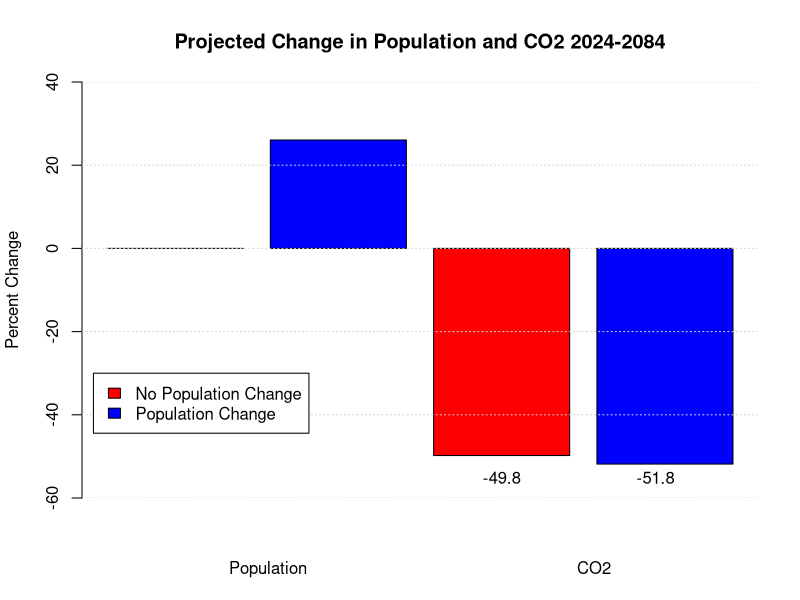

The R script that drew this image:
## ---- chunk 1
knitr::opts_chunk$set(echo = TRUE)
## ---- chunk 2
million = 10^6
N_2024.vec = c("lic" = 649, "lmic" = 3288, "umic" = 2792, "hic" = 1233)*million
R.vec = c("lic" = 0.0170, "lmic" = 0.0061, "umic" =  -0.0035, "hic" = 0.0000)

pop_table = rbind(N_2024.vec, R.vec)
## format first row with commas
pop_table[1,] <- formatC(pop_table[1,], format = "f", big.mark = ",", digits = 0)

print(pop_table)

## ---- chunk 3
y_2024.vec = c("lic" = 726, "lmic" = 2521, "umic" = 10528, "hic" = 52178)
g.vec = c("lic" = 0.030, "lmic" = 0.025, "umic" =  0.020, "hic" = 0.005)
econ_table = rbind(y_2024.vec, g.vec)
print(econ_table)
## ---- chunk 4
#CO2/dollar 2024
c_2024.vec = c("lic" = 2/10000, "lmic" = 5/10000, "umic" = 5/7500, "hic" = 2/10000)
per_capita_reductions_2084.vec = c("lic" = 0.49, "lmic" = 0.76, "umic" = 0.6, "hic" = 0.27)

t=60


#CO2/dollar 2084
N_2084.vec = N_2024.vec * exp(R.vec * t)
y_2084.vec = y_2024.vec * exp(g.vec * t)

c_2084.vec = per_capita_reductions_2084.vec * c_2024.vec * N_2024.vec * y_2024.vec / (N_2024.vec * y_2084.vec)

#Carbon Intensity Reduction Rates
sp.vec = log(c_2084.vec/c_2024.vec)/60



#c_2084.vec = c_2024.vec * exp(s.vec * t)

#c_2084.vec = 
#s.vec = c("lic" = -.042, "lmic" = -.03, "umic" = -.029, "hic" = -.027)
#s.vec = 
emissions_table = rbind(c_2024.vec, sp.vec)
print(emissions_table)
#exp(60*s.vec)
## ---- chunk 5

C_2024.vec = N_2024.vec * y_2024.vec * c_2024.vec
print(C_2024.vec)

C_2024_world = sum(C_2024.vec)

## we should get 30-something billion tons per year
billion = 10^9
C_2024_world/billion
## ---- chunk 6
t = 60
N_2084.vec = N_2024.vec * exp(R.vec * t)
y_2084.vec = y_2024.vec * exp(g.vec * t)
c_2084.vec = c_2024.vec * exp(sp.vec * t)


C_2084.vec = N_2084.vec * y_2084.vec * c_2084.vec
C_2084_world = sum(C_2084.vec)
carbon_world_ratio_2084_to_2024 = C_2084_world/C_2024_world

## ---- chunk 7
counterfactual_R.vec = c("lic" = 0,"lmic" = 0,"umic" = 0,"hic" = 0) ## assume no growth
counterfactual_N_2084.vec = N_2024.vec * exp(t * counterfactual_R.vec) ## we could have just assigned 2024 values but we illustrate using changing growth rates so you have a code template to explore other scenarios.

counterfactual_C_2084.vec = counterfactual_N_2084.vec * y_2084.vec * c_2084.vec
counterfactual_C_2084_world = sum(counterfactual_C_2084.vec)

counterfactual_carbon_world_ratio_2084_to_2024 = counterfactual_C_2084_world/C_2024_world
print(counterfactual_carbon_world_ratio_2084_to_2024)
## ---- chunk 8
factual_N_2084.vec = N_2024.vec * exp(t * R.vec) ## Using real pop growth rates

factual_C_2084.vec = factual_N_2084.vec * y_2084.vec * c_2084.vec
factual_C_2084_world = sum(factual_C_2084.vec)

factual_carbon_world_ratio_2084_to_2024 = factual_C_2084_world/C_2024_world
print(factual_carbon_world_ratio_2084_to_2024)
## ---- chunk 9
barplot(c(0, 100*sum(factual_N_2084.vec - counterfactual_N_2084.vec)/sum(counterfactual_N_2084.vec),100*(counterfactual_carbon_world_ratio_2084_to_2024-1), 100*(factual_carbon_world_ratio_2084_to_2024-1)), col=c("red","blue"), xlab="Population                                                      CO2", ylim=c(-60,40), ylab="Percent Change")
text(c(3.1,4.23),c(-55,-55), 100*round(c(counterfactual_carbon_world_ratio_2084_to_2024-1, factual_carbon_world_ratio_2084_to_2024-1), 3))
title("Projected Change in Population and CO2 2024-2084")
grid(nx = NA,
     ny = NULL)
legend(0.1,-30, legend=c("No Population Change", "Population Change"),fill=c("red", "blue"))
## ---- chunk 10

C_table = rbind("2024" = C_2024.vec,
      "no pop growth" = counterfactual_C_2084.vec,
      "w/ pop growth" = factual_C_2084.vec)
## hard to read so let's divide by billion
round(C_table / billion, 2)

## ---- chunk 11

C_growth_rate_table = cbind(R.vec, g.vec, sp.vec, "sum of all (forecast)" = round(R.vec + g.vec + sp.vec, 3),
                          "sum w/o pop (counterfactual)" = g.vec + sp.vec)
print(C_growth_rate_table)
